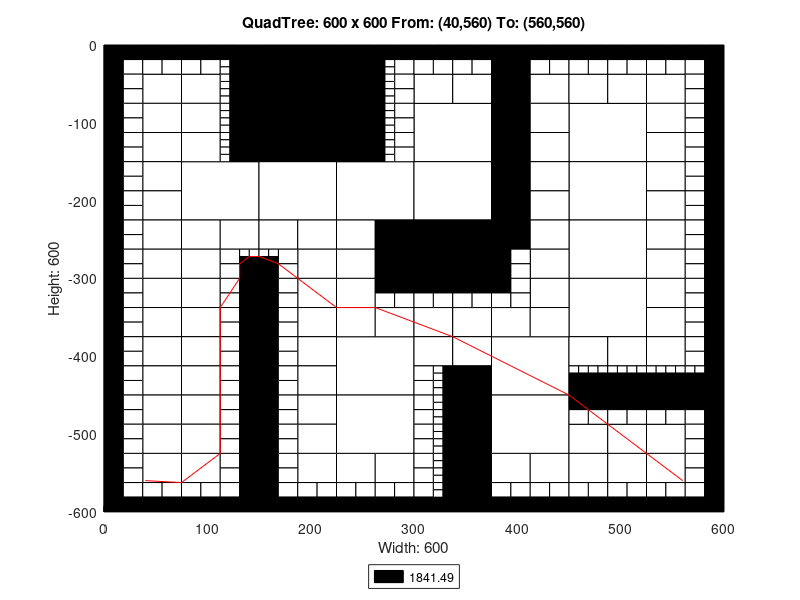

Source code (MATLAB):
axis([0 600 -600 0]);
title('QuadTree: 600 x 600 From: (40,560) To: (560,560)');
xlabel('Width: 600');
ylabel('Height: 600');
rectangle('Position',[150 -75 75 75], 'FaceColor',[0 0 0]);
rectangle('Position',[150 -150 75 75], 'FaceColor',[0 0 0]);
rectangle('Position',[75 -225 75 75], 'FaceColor',[1 1 1]);
rectangle('Position',[150 -225 75 75], 'FaceColor',[1 1 1]);
rectangle('Position',[225 -225 75 75], 'FaceColor',[1 1 1]);
rectangle('Position',[300 -150 75 75], 'FaceColor',[1 1 1]);
rectangle('Position',[450 -150 75 75], 'FaceColor',[1 1 1]);
rectangle('Position',[300 -225 75 75], 'FaceColor',[1 1 1]);
rectangle('Position',[300 -300 75 75], 'FaceColor',[0 0 0]);
rectangle('Position',[450 -225 75 75], 'FaceColor',[1 1 1]);
rectangle('Position',[450 -300 75 75], 'FaceColor',[1 1 1]);
rectangle('Position',[225 -450 75 75], 'FaceColor',[1 1 1]);
rectangle('Position',[225 -525 75 75], 'FaceColor',[1 1 1]);
rectangle('Position',[375 -450 75 75], 'FaceColor',[1 1 1]);
rectangle('Position',[450 -375 75 75], 'FaceColor',[1 1 1]);
rectangle('Position',[375 -525 75 75], 'FaceColor',[1 1 1]);
rectangle('Position',[37.5 -75 37.5 37.5], 'FaceColor',[1 1 1]);
rectangle('Position',[75 -75 37.5 37.5], 'FaceColor',[1 1 1]);
rectangle('Position',[37.5 -112.5 37.5 37.5], 'FaceColor',[1 1 1]);
rectangle('Position',[37.5 -150 37.5 37.5], 'FaceColor',[1 1 1]);
rectangle('Position',[75 -112.5 37.5 37.5], 'FaceColor',[1 1 1]);
rectangle('Position',[75 -150 37.5 37.5], 'FaceColor',[1 1 1]);
rectangle('Position',[225 -37.5 37.5 37.5], 'FaceColor',[0 0 0]);
rectangle('Position',[225 -75 37.5 37.5], 'FaceColor',[0 0 0]);
rectangle('Position',[225 -112.5 37.5 37.5], 'FaceColor',[0 0 0]);
rectangle('Position',[225 -150 37.5 37.5], 'FaceColor',[0 0 0]);
rectangle('Position',[37.5 -187.5 37.5 37.5], 'FaceColor',[1 1 1]);
rectangle('Position',[37.5 -225 37.5 37.5], 'FaceColor',[1 1 1]);
rectangle('Position',[37.5 -262.5 37.5 37.5], 'FaceColor',[1 1 1]);
rectangle('Position',[37.5 -300 37.5 37.5], 'FaceColor',[1 1 1]);
rectangle('Position',[75 -262.5 37.5 37.5], 'FaceColor',[1 1 1]);
rectangle('Position',[112.5 -262.5 37.5 37.5], 'FaceColor',[1 1 1]);
rectangle('Position',[75 -300 37.5 37.5], 'FaceColor',[1 1 1]);
rectangle('Position',[150 -262.5 37.5 37.5], 'FaceColor',[1 1 1]);
rectangle('Position',[187.5 -262.5 37.5 37.5], 'FaceColor',[1 1 1]);
rectangle('Position',[187.5 -300 37.5 37.5], 'FaceColor',[1 1 1]);
rectangle('Position',[225 -262.5 37.5 37.5], 'FaceColor',[1 1 1]);
rectangle('Position',[262.5 -262.5 37.5 37.5], 'FaceColor',[0 0 0]);
rectangle('Position',[225 -300 37.5 37.5], 'FaceColor',[1 1 1]);
rectangle('Position',[262.5 -300 37.5 37.5], 'FaceColor',[0 0 0]);
rectangle('Position',[300 -75 37.5 37.5], 'FaceColor',[1 1 1]);
rectangle('Position',[337.5 -75 37.5 37.5], 'FaceColor',[1 1 1]);
rectangle('Position',[375 -37.5 37.5 37.5], 'FaceColor',[0 0 0]);
rectangle('Position',[375 -75 37.5 37.5], 'FaceColor',[0 0 0]);
rectangle('Position',[412.5 -75 37.5 37.5], 'FaceColor',[1 1 1]);
rectangle('Position',[375 -112.5 37.5 37.5], 'FaceColor',[0 0 0]);
rectangle('Position',[412.5 -112.5 37.5 37.5], 'FaceColor',[1 1 1]);
rectangle('Position',[375 -150 37.5 37.5], 'FaceColor',[0 0 0]);
rectangle('Position',[412.5 -150 37.5 37.5], 'FaceColor',[1 1 1]);
rectangle('Position',[450 -75 37.5 37.5], 'FaceColor',[1 1 1]);
rectangle('Position',[487.5 -75 37.5 37.5], 'FaceColor',[1 1 1]);
rectangle('Position',[525 -75 37.5 37.5], 'FaceColor',[1 1 1]);
rectangle('Position',[525 -112.5 37.5 37.5], 'FaceColor',[1 1 1]);
rectangle('Position',[525 -150 37.5 37.5], 'FaceColor',[1 1 1]);
rectangle('Position',[375 -187.5 37.5 37.5], 'FaceColor',[0 0 0]);
rectangle('Position',[412.5 -187.5 37.5 37.5], 'FaceColor',[1 1 1]);
rectangle('Position',[375 -225 37.5 37.5], 'FaceColor',[0 0 0]);
rectangle('Position',[412.5 -225 37.5 37.5], 'FaceColor',[1 1 1]);
rectangle('Position',[375 -262.5 37.5 37.5], 'FaceColor',[0 0 0]);
rectangle('Position',[412.5 -262.5 37.5 37.5], 'FaceColor',[1 1 1]);
rectangle('Position',[412.5 -300 37.5 37.5], 'FaceColor',[1 1 1]);
rectangle('Position',[525 -187.5 37.5 37.5], 'FaceColor',[1 1 1]);
rectangle('Position',[525 -225 37.5 37.5], 'FaceColor',[1 1 1]);
rectangle('Position',[525 -262.5 37.5 37.5], 'FaceColor',[1 1 1]);
rectangle('Position',[525 -300 37.5 37.5], 'FaceColor',[1 1 1]);
rectangle('Position',[37.5 -337.5 37.5 37.5], 'FaceColor',[1 1 1]);
rectangle('Position',[37.5 -375 37.5 37.5], 'FaceColor',[1 1 1]);
rectangle('Position',[75 -337.5 37.5 37.5], 'FaceColor',[1 1 1]);
rectangle('Position',[75 -375 37.5 37.5], 'FaceColor',[1 1 1]);
rectangle('Position',[37.5 -412.5 37.5 37.5], 'FaceColor',[1 1 1]);
rectangle('Position',[37.5 -450 37.5 37.5], 'FaceColor',[1 1 1]);
rectangle('Position',[75 -412.5 37.5 37.5], 'FaceColor',[1 1 1]);
rectangle('Position',[75 -450 37.5 37.5], 'FaceColor',[1 1 1]);
rectangle('Position',[187.5 -337.5 37.5 37.5], 'FaceColor',[1 1 1]);
rectangle('Position',[187.5 -375 37.5 37.5], 'FaceColor',[1 1 1]);
rectangle('Position',[225 -337.5 37.5 37.5], 'FaceColor',[1 1 1]);
rectangle('Position',[225 -375 37.5 37.5], 'FaceColor',[1 1 1]);
rectangle('Position',[262.5 -375 37.5 37.5], 'FaceColor',[1 1 1]);
rectangle('Position',[187.5 -412.5 37.5 37.5], 'FaceColor',[1 1 1]);
rectangle('Position',[187.5 -450 37.5 37.5], 'FaceColor',[1 1 1]);
rectangle('Position',[37.5 -487.5 37.5 37.5], 'FaceColor',[1 1 1]);
rectangle('Position',[37.5 -525 37.5 37.5], 'FaceColor',[1 1 1]);
rectangle('Position',[75 -487.5 37.5 37.5], 'FaceColor',[1 1 1]);
rectangle('Position',[75 -525 37.5 37.5], 'FaceColor',[1 1 1]);
rectangle('Position',[37.5 -562.5 37.5 37.5], 'FaceColor',[1 1 1]);
rectangle('Position',[75 -562.5 37.5 37.5], 'FaceColor',[1 1 1]);
rectangle('Position',[187.5 -487.5 37.5 37.5], 'FaceColor',[1 1 1]);
rectangle('Position',[187.5 -525 37.5 37.5], 'FaceColor',[1 1 1]);
rectangle('Position',[187.5 -562.5 37.5 37.5], 'FaceColor',[1 1 1]);
rectangle('Position',[225 -562.5 37.5 37.5], 'FaceColor',[1 1 1]);
rectangle('Position',[262.5 -562.5 37.5 37.5], 'FaceColor',[1 1 1]);
rectangle('Position',[300 -375 37.5 37.5], 'FaceColor',[1 1 1]);
rectangle('Position',[337.5 -375 37.5 37.5], 'FaceColor',[1 1 1]);
rectangle('Position',[412.5 -337.5 37.5 37.5], 'FaceColor',[1 1 1]);
rectangle('Position',[375 -375 37.5 37.5], 'FaceColor',[1 1 1]);
rectangle('Position',[412.5 -375 37.5 37.5], 'FaceColor',[1 1 1]);
rectangle('Position',[300 -412.5 37.5 37.5], 'FaceColor',[1 1 1]);
rectangle('Position',[337.5 -412.5 37.5 37.5], 'FaceColor',[1 1 1]);
rectangle('Position',[337.5 -450 37.5 37.5], 'FaceColor',[0 0 0]);
rectangle('Position',[525 -337.5 37.5 37.5], 'FaceColor',[1 1 1]);
rectangle('Position',[525 -375 37.5 37.5], 'FaceColor',[1 1 1]);
rectangle('Position',[450 -412.5 37.5 37.5], 'FaceColor',[1 1 1]);
rectangle('Position',[487.5 -412.5 37.5 37.5], 'FaceColor',[1 1 1]);
rectangle('Position',[525 -412.5 37.5 37.5], 'FaceColor',[1 1 1]);
rectangle('Position',[337.5 -487.5 37.5 37.5], 'FaceColor',[0 0 0]);
rectangle('Position',[337.5 -525 37.5 37.5], 'FaceColor',[0 0 0]);
rectangle('Position',[337.5 -562.5 37.5 37.5], 'FaceColor',[0 0 0]);
rectangle('Position',[337.5 -600 37.5 37.5], 'FaceColor',[0 0 0]);
rectangle('Position',[375 -562.5 37.5 37.5], 'FaceColor',[1 1 1]);
rectangle('Position',[412.5 -562.5 37.5 37.5], 'FaceColor',[1 1 1]);
rectangle('Position',[450 -525 37.5 37.5], 'FaceColor',[1 1 1]);
rectangle('Position',[487.5 -525 37.5 37.5], 'FaceColor',[1 1 1]);
rectangle('Position',[525 -525 37.5 37.5], 'FaceColor',[1 1 1]);
rectangle('Position',[450 -562.5 37.5 37.5], 'FaceColor',[1 1 1]);
rectangle('Position',[487.5 -562.5 37.5 37.5], 'FaceColor',[1 1 1]);
rectangle('Position',[525 -562.5 37.5 37.5], 'FaceColor',[1 1 1]);
rectangle('Position',[0 -18.75 18.75 18.75], 'FaceColor',[0 0 0]);
rectangle('Position',[18.75 -18.75 18.75 18.75], 'FaceColor',[0 0 0]);
rectangle('Position',[0 -37.5 18.75 18.75], 'FaceColor',[0 0 0]);
rectangle('Position',[18.75 -37.5 18.75 18.75], 'FaceColor',[1 1 1]);
rectangle('Position',[37.5 -18.75 18.75 18.75], 'FaceColor',[0 0 0]);
rectangle('Position',[56.25 -18.75 18.75 18.75], 'FaceColor',[0 0 0]);
rectangle('Position',[37.5 -37.5 18.75 18.75], 'FaceColor',[1 1 1]);
rectangle('Position',[56.25 -37.5 18.75 18.75], 'FaceColor',[1 1 1]);
rectangle('Position',[0 -56.25 18.75 18.75], 'FaceColor',[0 0 0]);
rectangle('Position',[18.75 -56.25 18.75 18.75], 'FaceColor',[1 1 1]);
rectangle('Position',[0 -75 18.75 18.75], 'FaceColor',[0 0 0]);
rectangle('Position',[18.75 -75 18.75 18.75], 'FaceColor',[1 1 1]);
rectangle('Position',[75 -18.75 18.75 18.75], 'FaceColor',[0 0 0]);
rectangle('Position',[93.75 -18.75 18.75 18.75], 'FaceColor',[0 0 0]);
rectangle('Position',[75 -37.5 18.75 18.75], 'FaceColor',[1 1 1]);
rectangle('Position',[93.75 -37.5 18.75 18.75], 'FaceColor',[1 1 1]);
rectangle('Position',[112.5 -18.75 18.75 18.75], 'FaceColor',[0 0 0]);
rectangle('Position',[131.25 -18.75 18.75 18.75], 'FaceColor',[0 0 0]);
rectangle('Position',[131.25 -37.5 18.75 18.75], 'FaceColor',[0 0 0]);
rectangle('Position',[131.25 -56.25 18.75 18.75], 'FaceColor',[0 0 0]);
rectangle('Position',[131.25 -75 18.75 18.75], 'FaceColor',[0 0 0]);
rectangle('Position',[0 -93.75 18.75 18.75], 'FaceColor',[0 0 0]);
rectangle('Position',[18.75 -93.75 18.75 18.75], 'FaceColor',[1 1 1]);
rectangle('Position',[0 -112.5 18.75 18.75], 'FaceColor',[0 0 0]);
rectangle('Position',[18.75 -112.5 18.75 18.75], 'FaceColor',[1 1 1]);
rectangle('Position',[0 -131.25 18.75 18.75], 'FaceColor',[0 0 0]);
rectangle('Position',[18.75 -131.25 18.75 18.75], 'FaceColor',[1 1 1]);
rectangle('Position',[0 -150 18.75 18.75], 'FaceColor',[0 0 0]);
rectangle('Position',[18.75 -150 18.75 18.75], 'FaceColor',[1 1 1]);
rectangle('Position',[131.25 -93.75 18.75 18.75], 'FaceColor',[0 0 0]);
rectangle('Position',[131.25 -112.5 18.75 18.75], 'FaceColor',[0 0 0]);
rectangle('Position',[131.25 -131.25 18.75 18.75], 'FaceColor',[0 0 0]);
rectangle('Position',[131.25 -150 18.75 18.75], 'FaceColor',[0 0 0]);
rectangle('Position',[262.5 -18.75 18.75 18.75], 'FaceColor',[0 0 0]);
rectangle('Position',[281.25 -18.75 18.75 18.75], 'FaceColor',[0 0 0]);
rectangle('Position',[281.25 -37.5 18.75 18.75], 'FaceColor',[1 1 1]);
rectangle('Position',[281.25 -56.25 18.75 18.75], 'FaceColor',[1 1 1]);
rectangle('Position',[281.25 -75 18.75 18.75], 'FaceColor',[1 1 1]);
rectangle('Position',[281.25 -93.75 18.75 18.75], 'FaceColor',[1 1 1]);
rectangle('Position',[281.25 -112.5 18.75 18.75], 'FaceColor',[1 1 1]);
rectangle('Position',[281.25 -131.25 18.75 18.75], 'FaceColor',[1 1 1]);
rectangle('Position',[281.25 -150 18.75 18.75], 'FaceColor',[1 1 1]);
rectangle('Position',[0 -168.75 18.75 18.75], 'FaceColor',[0 0 0]);
rectangle('Position',[18.75 -168.75 18.75 18.75], 'FaceColor',[1 1 1]);
rectangle('Position',[0 -187.5 18.75 18.75], 'FaceColor',[0 0 0]);
rectangle('Position',[18.75 -187.5 18.75 18.75], 'FaceColor',[1 1 1]);
rectangle('Position',[0 -206.25 18.75 18.75], 'FaceColor',[0 0 0]);
rectangle('Position',[18.75 -206.25 18.75 18.75], 'FaceColor',[1 1 1]);
rectangle('Position',[0 -225 18.75 18.75], 'FaceColor',[0 0 0]);
rectangle('Position',[18.75 -225 18.75 18.75], 'FaceColor',[1 1 1]);
rectangle('Position',[0 -243.75 18.75 18.75], 'FaceColor',[0 0 0]);
rectangle('Position',[18.75 -243.75 18.75 18.75], 'FaceColor',[1 1 1]);
rectangle('Position',[0 -262.5 18.75 18.75], 'FaceColor',[0 0 0]);
rectangle('Position',[18.75 -262.5 18.75 18.75], 'FaceColor',[1 1 1]);
rectangle('Position',[0 -281.25 18.75 18.75], 'FaceColor',[0 0 0]);
rectangle('Position',[18.75 -281.25 18.75 18.75], 'FaceColor',[1 1 1]);
rectangle('Position',[0 -300 18.75 18.75], 'FaceColor',[0 0 0]);
rectangle('Position',[18.75 -300 18.75 18.75], 'FaceColor',[1 1 1]);
rectangle('Position',[112.5 -281.25 18.75 18.75], 'FaceColor',[1 1 1]);
rectangle('Position',[112.5 -300 18.75 18.75], 'FaceColor',[1 1 1]);
rectangle('Position',[131.25 -300 18.75 18.75], 'FaceColor',[0 0 0]);
rectangle('Position',[168.75 -281.25 18.75 18.75], 'FaceColor',[1 1 1]);
rectangle('Position',[150 -300 18.75 18.75], 'FaceColor',[0 0 0]);
rectangle('Position',[168.75 -300 18.75 18.75], 'FaceColor',[1 1 1]);
rectangle('Position',[300 -18.75 18.75 18.75], 'FaceColor',[0 0 0]);
rectangle('Position',[318.75 -18.75 18.75 18.75], 'FaceColor',[0 0 0]);
rectangle('Position',[300 -37.5 18.75 18.75], 'FaceColor',[1 1 1]);
rectangle('Position',[318.75 -37.5 18.75 18.75], 'FaceColor',[1 1 1]);
rectangle('Position',[337.5 -18.75 18.75 18.75], 'FaceColor',[0 0 0]);
rectangle('Position',[356.25 -18.75 18.75 18.75], 'FaceColor',[0 0 0]);
rectangle('Position',[337.5 -37.5 18.75 18.75], 'FaceColor',[1 1 1]);
rectangle('Position',[356.25 -37.5 18.75 18.75], 'FaceColor',[1 1 1]);
rectangle('Position',[412.5 -18.75 18.75 18.75], 'FaceColor',[0 0 0]);
rectangle('Position',[431.25 -18.75 18.75 18.75], 'FaceColor',[0 0 0]);
rectangle('Position',[412.5 -37.5 18.75 18.75], 'FaceColor',[1 1 1]);
rectangle('Position',[431.25 -37.5 18.75 18.75], 'FaceColor',[1 1 1]);
rectangle('Position',[450 -18.75 18.75 18.75], 'FaceColor',[0 0 0]);
rectangle('Position',[468.75 -18.75 18.75 18.75], 'FaceColor',[0 0 0]);
rectangle('Position',[450 -37.5 18.75 18.75], 'FaceColor',[1 1 1]);
rectangle('Position',[468.75 -37.5 18.75 18.75], 'FaceColor',[1 1 1]);
rectangle('Position',[487.5 -18.75 18.75 18.75], 'FaceColor',[0 0 0]);
rectangle('Position',[506.25 -18.75 18.75 18.75], 'FaceColor',[0 0 0]);
rectangle('Position',[487.5 -37.5 18.75 18.75], 'FaceColor',[1 1 1]);
rectangle('Position',[506.25 -37.5 18.75 18.75], 'FaceColor',[1 1 1]);
rectangle('Position',[525 -18.75 18.75 18.75], 'FaceColor',[0 0 0]);
rectangle('Position',[543.75 -18.75 18.75 18.75], 'FaceColor',[0 0 0]);
rectangle('Position',[525 -37.5 18.75 18.75], 'FaceColor',[1 1 1]);
rectangle('Position',[543.75 -37.5 18.75 18.75], 'FaceColor',[1 1 1]);
rectangle('Position',[562.5 -18.75 18.75 18.75], 'FaceColor',[0 0 0]);
rectangle('Position',[581.25 -18.75 18.75 18.75], 'FaceColor',[0 0 0]);
rectangle('Position',[562.5 -37.5 18.75 18.75], 'FaceColor',[1 1 1]);
rectangle('Position',[581.25 -37.5 18.75 18.75], 'FaceColor',[0 0 0]);
rectangle('Position',[562.5 -56.25 18.75 18.75], 'FaceColor',[1 1 1]);
rectangle('Position',[581.25 -56.25 18.75 18.75], 'FaceColor',[0 0 0]);
rectangle('Position',[562.5 -75 18.75 18.75], 'FaceColor',[1 1 1]);
rectangle('Position',[581.25 -75 18.75 18.75], 'FaceColor',[0 0 0]);
rectangle('Position',[562.5 -93.75 18.75 18.75], 'FaceColor',[1 1 1]);
rectangle('Position',[581.25 -93.75 18.75 18.75], 'FaceColor',[0 0 0]);
rectangle('Position',[562.5 -112.5 18.75 18.75], 'FaceColor',[1 1 1]);
rectangle('Position',[581.25 -112.5 18.75 18.75], 'FaceColor',[0 0 0]);
rectangle('Position',[562.5 -131.25 18.75 18.75], 'FaceColor',[1 1 1]);
rectangle('Position',[581.25 -131.25 18.75 18.75], 'FaceColor',[0 0 0]);
rectangle('Position',[562.5 -150 18.75 18.75], 'FaceColor',[1 1 1]);
rectangle('Position',[581.25 -150 18.75 18.75], 'FaceColor',[0 0 0]);
rectangle('Position',[375 -281.25 18.75 18.75], 'FaceColor',[0 0 0]);
rectangle('Position',[393.75 -281.25 18.75 18.75], 'FaceColor',[1 1 1]);
rectangle('Position',[375 -300 18.75 18.75], 'FaceColor',[0 0 0]);
rectangle('Position',[393.75 -300 18.75 18.75], 'FaceColor',[1 1 1]);
rectangle('Position',[562.5 -168.75 18.75 18.75], 'FaceColor',[1 1 1]);
rectangle('Position',[581.25 -168.75 18.75 18.75], 'FaceColor',[0 0 0]);
rectangle('Position',[562.5 -187.5 18.75 18.75], 'FaceColor',[1 1 1]);
rectangle('Position',[581.25 -187.5 18.75 18.75], 'FaceColor',[0 0 0]);
rectangle('Position',[562.5 -206.25 18.75 18.75], 'FaceColor',[1 1 1]);
rectangle('Position',[581.25 -206.25 18.75 18.75], 'FaceColor',[0 0 0]);
rectangle('Position',[562.5 -225 18.75 18.75], 'FaceColor',[1 1 1]);
rectangle('Position',[581.25 -225 18.75 18.75], 'FaceColor',[0 0 0]);
rectangle('Position',[562.5 -243.75 18.75 18.75], 'FaceColor',[1 1 1]);
rectangle('Position',[581.25 -243.75 18.75 18.75], 'FaceColor',[0 0 0]);
rectangle('Position',[562.5 -262.5 18.75 18.75], 'FaceColor',[1 1 1]);
rectangle('Position',[581.25 -262.5 18.75 18.75], 'FaceColor',[0 0 0]);
rectangle('Position',[562.5 -281.25 18.75 18.75], 'FaceColor',[1 1 1]);
rectangle('Position',[581.25 -281.25 18.75 18.75], 'FaceColor',[0 0 0]);
rectangle('Position',[562.5 -300 18.75 18.75], 'FaceColor',[1 1 1]);
rectangle('Position',[581.25 -300 18.75 18.75], 'FaceColor',[0 0 0]);
rectangle('Position',[0 -318.75 18.75 18.75], 'FaceColor',[0 0 0]);
rectangle('Position',[18.75 -318.75 18.75 18.75], 'FaceColor',[1 1 1]);
rectangle('Position',[0 -337.5 18.75 18.75], 'FaceColor',[0 0 0]);
rectangle('Position',[18.75 -337.5 18.75 18.75], 'FaceColor',[1 1 1]);
rectangle('Position',[0 -356.25 18.75 18.75], 'FaceColor',[0 0 0]);
rectangle('Position',[18.75 -356.25 18.75 18.75], 'FaceColor',[1 1 1]);
rectangle('Position',[0 -375 18.75 18.75], 'FaceColor',[0 0 0]);
rectangle('Position',[18.75 -375 18.75 18.75], 'FaceColor',[1 1 1]);
rectangle('Position',[112.5 -318.75 18.75 18.75], 'FaceColor',[1 1 1]);
rectangle('Position',[131.25 -318.75 18.75 18.75], 'FaceColor',[0 0 0]);
rectangle('Position',[112.5 -337.5 18.75 18.75], 'FaceColor',[1 1 1]);
rectangle('Position',[131.25 -337.5 18.75 18.75], 'FaceColor',[0 0 0]);
rectangle('Position',[112.5 -356.25 18.75 18.75], 'FaceColor',[1 1 1]);
rectangle('Position',[131.25 -356.25 18.75 18.75], 'FaceColor',[0 0 0]);
rectangle('Position',[112.5 -375 18.75 18.75], 'FaceColor',[1 1 1]);
rectangle('Position',[131.25 -375 18.75 18.75], 'FaceColor',[0 0 0]);
rectangle('Position',[0 -393.75 18.75 18.75], 'FaceColor',[0 0 0]);
rectangle('Position',[18.75 -393.75 18.75 18.75], 'FaceColor',[1 1 1]);
rectangle('Position',[0 -412.5 18.75 18.75], 'FaceColor',[0 0 0]);
rectangle('Position',[18.75 -412.5 18.75 18.75], 'FaceColor',[1 1 1]);
rectangle('Position',[0 -431.25 18.75 18.75], 'FaceColor',[0 0 0]);
rectangle('Position',[18.75 -431.25 18.75 18.75], 'FaceColor',[1 1 1]);
rectangle('Position',[0 -450 18.75 18.75], 'FaceColor',[0 0 0]);
rectangle('Position',[18.75 -450 18.75 18.75], 'FaceColor',[1 1 1]);
rectangle('Position',[112.5 -393.75 18.75 18.75], 'FaceColor',[1 1 1]);
rectangle('Position',[131.25 -393.75 18.75 18.75], 'FaceColor',[0 0 0]);
rectangle('Position',[112.5 -412.5 18.75 18.75], 'FaceColor',[1 1 1]);
rectangle('Position',[131.25 -412.5 18.75 18.75], 'FaceColor',[0 0 0]);
rectangle('Position',[112.5 -431.25 18.75 18.75], 'FaceColor',[1 1 1]);
rectangle('Position',[131.25 -431.25 18.75 18.75], 'FaceColor',[0 0 0]);
rectangle('Position',[112.5 -450 18.75 18.75], 'FaceColor',[1 1 1]);
rectangle('Position',[131.25 -450 18.75 18.75], 'FaceColor',[0 0 0]);
rectangle('Position',[150 -318.75 18.75 18.75], 'FaceColor',[0 0 0]);
rectangle('Position',[168.75 -318.75 18.75 18.75], 'FaceColor',[1 1 1]);
rectangle('Position',[150 -337.5 18.75 18.75], 'FaceColor',[0 0 0]);
rectangle('Position',[168.75 -337.5 18.75 18.75], 'FaceColor',[1 1 1]);
rectangle('Position',[150 -356.25 18.75 18.75], 'FaceColor',[0 0 0]);
rectangle('Position',[168.75 -356.25 18.75 18.75], 'FaceColor',[1 1 1]);
rectangle('Position',[150 -375 18.75 18.75], 'FaceColor',[0 0 0]);
rectangle('Position',[168.75 -375 18.75 18.75], 'FaceColor',[1 1 1]);
rectangle('Position',[262.5 -318.75 18.75 18.75], 'FaceColor',[0 0 0]);
rectangle('Position',[281.25 -318.75 18.75 18.75], 'FaceColor',[0 0 0]);
rectangle('Position',[262.5 -337.5 18.75 18.75], 'FaceColor',[1 1 1]);
rectangle('Position',[281.25 -337.5 18.75 18.75], 'FaceColor',[1 1 1]);
rectangle('Position',[150 -393.75 18.75 18.75], 'FaceColor',[0 0 0]);
rectangle('Position',[168.75 -393.75 18.75 18.75], 'FaceColor',[1 1 1]);
rectangle('Position',[150 -412.5 18.75 18.75], 'FaceColor',[0 0 0]);
rectangle('Position',[168.75 -412.5 18.75 18.75], 'FaceColor',[1 1 1]);
rectangle('Position',[150 -431.25 18.75 18.75], 'FaceColor',[0 0 0]);
rectangle('Position',[168.75 -431.25 18.75 18.75], 'FaceColor',[1 1 1]);
rectangle('Position',[150 -450 18.75 18.75], 'FaceColor',[0 0 0]);
rectangle('Position',[168.75 -450 18.75 18.75], 'FaceColor',[1 1 1]);
rectangle('Position',[0 -468.75 18.75 18.75], 'FaceColor',[0 0 0]);
rectangle('Position',[18.75 -468.75 18.75 18.75], 'FaceColor',[1 1 1]);
rectangle('Position',[0 -487.5 18.75 18.75], 'FaceColor',[0 0 0]);
rectangle('Position',[18.75 -487.5 18.75 18.75], 'FaceColor',[1 1 1]);
rectangle('Position',[0 -506.25 18.75 18.75], 'FaceColor',[0 0 0]);
rectangle('Position',[18.75 -506.25 18.75 18.75], 'FaceColor',[1 1 1]);
rectangle('Position',[0 -525 18.75 18.75], 'FaceColor',[0 0 0]);
rectangle('Position',[18.75 -525 18.75 18.75], 'FaceColor',[1 1 1]);
rectangle('Position',[112.5 -468.75 18.75 18.75], 'FaceColor',[1 1 1]);
rectangle('Position',[131.25 -468.75 18.75 18.75], 'FaceColor',[0 0 0]);
rectangle('Position',[112.5 -487.5 18.75 18.75], 'FaceColor',[1 1 1]);
rectangle('Position',[131.25 -487.5 18.75 18.75], 'FaceColor',[0 0 0]);
rectangle('Position',[112.5 -506.25 18.75 18.75], 'FaceColor',[1 1 1]);
rectangle('Position',[131.25 -506.25 18.75 18.75], 'FaceColor',[0 0 0]);
rectangle('Position',[112.5 -525 18.75 18.75], 'FaceColor',[1 1 1]);
rectangle('Position',[131.25 -525 18.75 18.75], 'FaceColor',[0 0 0]);
rectangle('Position',[0 -543.75 18.75 18.75], 'FaceColor',[0 0 0]);
rectangle('Position',[18.75 -543.75 18.75 18.75], 'FaceColor',[1 1 1]);
rectangle('Position',[0 -562.5 18.75 18.75], 'FaceColor',[0 0 0]);
rectangle('Position',[18.75 -562.5 18.75 18.75], 'FaceColor',[1 1 1]);
rectangle('Position',[0 -581.25 18.75 18.75], 'FaceColor',[0 0 0]);
rectangle('Position',[18.75 -581.25 18.75 18.75], 'FaceColor',[1 1 1]);
rectangle('Position',[0 -600 18.75 18.75], 'FaceColor',[0 0 0]);
rectangle('Position',[18.75 -600 18.75 18.75], 'FaceColor',[0 0 0]);
rectangle('Position',[37.5 -581.25 18.75 18.75], 'FaceColor',[1 1 1]);
rectangle('Position',[56.25 -581.25 18.75 18.75], 'FaceColor',[1 1 1]);
rectangle('Position',[37.5 -600 18.75 18.75], 'FaceColor',[0 0 0]);
rectangle('Position',[56.25 -600 18.75 18.75], 'FaceColor',[0 0 0]);
rectangle('Position',[112.5 -543.75 18.75 18.75], 'FaceColor',[1 1 1]);
rectangle('Position',[131.25 -543.75 18.75 18.75], 'FaceColor',[0 0 0]);
rectangle('Position',[112.5 -562.5 18.75 18.75], 'FaceColor',[1 1 1]);
rectangle('Position',[131.25 -562.5 18.75 18.75], 'FaceColor',[0 0 0]);
rectangle('Position',[75 -581.25 18.75 18.75], 'FaceColor',[1 1 1]);
rectangle('Position',[93.75 -581.25 18.75 18.75], 'FaceColor',[1 1 1]);
rectangle('Position',[75 -600 18.75 18.75], 'FaceColor',[0 0 0]);
rectangle('Position',[93.75 -600 18.75 18.75], 'FaceColor',[0 0 0]);
rectangle('Position',[112.5 -581.25 18.75 18.75], 'FaceColor',[1 1 1]);
rectangle('Position',[131.25 -581.25 18.75 18.75], 'FaceColor',[0 0 0]);
rectangle('Position',[112.5 -600 18.75 18.75], 'FaceColor',[0 0 0]);
rectangle('Position',[131.25 -600 18.75 18.75], 'FaceColor',[0 0 0]);
rectangle('Position',[150 -468.75 18.75 18.75], 'FaceColor',[0 0 0]);
rectangle('Position',[168.75 -468.75 18.75 18.75], 'FaceColor',[1 1 1]);
rectangle('Position',[150 -487.5 18.75 18.75], 'FaceColor',[0 0 0]);
rectangle('Position',[168.75 -487.5 18.75 18.75], 'FaceColor',[1 1 1]);
rectangle('Position',[150 -506.25 18.75 18.75], 'FaceColor',[0 0 0]);
rectangle('Position',[168.75 -506.25 18.75 18.75], 'FaceColor',[1 1 1]);
rectangle('Position',[150 -525 18.75 18.75], 'FaceColor',[0 0 0]);
rectangle('Position',[168.75 -525 18.75 18.75], 'FaceColor',[1 1 1]);
rectangle('Position',[150 -543.75 18.75 18.75], 'FaceColor',[0 0 0]);
rectangle('Position',[168.75 -543.75 18.75 18.75], 'FaceColor',[1 1 1]);
rectangle('Position',[150 -562.5 18.75 18.75], 'FaceColor',[0 0 0]);
rectangle('Position',[168.75 -562.5 18.75 18.75], 'FaceColor',[1 1 1]);
rectangle('Position',[150 -581.25 18.75 18.75], 'FaceColor',[0 0 0]);
rectangle('Position',[168.75 -581.25 18.75 18.75], 'FaceColor',[1 1 1]);
rectangle('Position',[150 -600 18.75 18.75], 'FaceColor',[0 0 0]);
rectangle('Position',[168.75 -600 18.75 18.75], 'FaceColor',[0 0 0]);
rectangle('Position',[187.5 -581.25 18.75 18.75], 'FaceColor',[1 1 1]);
rectangle('Position',[206.25 -581.25 18.75 18.75], 'FaceColor',[1 1 1]);
rectangle('Position',[187.5 -600 18.75 18.75], 'FaceColor',[0 0 0]);
rectangle('Position',[206.25 -600 18.75 18.75], 'FaceColor',[0 0 0]);
rectangle('Position',[225 -581.25 18.75 18.75], 'FaceColor',[1 1 1]);
rectangle('Position',[243.75 -581.25 18.75 18.75], 'FaceColor',[1 1 1]);
rectangle('Position',[225 -600 18.75 18.75], 'FaceColor',[0 0 0]);
rectangle('Position',[243.75 -600 18.75 18.75], 'FaceColor',[0 0 0]);
rectangle('Position',[262.5 -581.25 18.75 18.75], 'FaceColor',[1 1 1]);
rectangle('Position',[281.25 -581.25 18.75 18.75], 'FaceColor',[1 1 1]);
rectangle('Position',[262.5 -600 18.75 18.75], 'FaceColor',[0 0 0]);
rectangle('Position',[281.25 -600 18.75 18.75], 'FaceColor',[0 0 0]);
rectangle('Position',[300 -318.75 18.75 18.75], 'FaceColor',[0 0 0]);
rectangle('Position',[318.75 -318.75 18.75 18.75], 'FaceColor',[0 0 0]);
rectangle('Position',[300 -337.5 18.75 18.75], 'FaceColor',[1 1 1]);
rectangle('Position',[318.75 -337.5 18.75 18.75], 'FaceColor',[1 1 1]);
rectangle('Position',[337.5 -318.75 18.75 18.75], 'FaceColor',[0 0 0]);
rectangle('Position',[356.25 -318.75 18.75 18.75], 'FaceColor',[0 0 0]);
rectangle('Position',[337.5 -337.5 18.75 18.75], 'FaceColor',[1 1 1]);
rectangle('Position',[356.25 -337.5 18.75 18.75], 'FaceColor',[1 1 1]);
rectangle('Position',[375 -318.75 18.75 18.75], 'FaceColor',[0 0 0]);
rectangle('Position',[393.75 -318.75 18.75 18.75], 'FaceColor',[1 1 1]);
rectangle('Position',[375 -337.5 18.75 18.75], 'FaceColor',[1 1 1]);
rectangle('Position',[393.75 -337.5 18.75 18.75], 'FaceColor',[1 1 1]);
rectangle('Position',[300 -431.25 18.75 18.75], 'FaceColor',[1 1 1]);
rectangle('Position',[300 -450 18.75 18.75], 'FaceColor',[1 1 1]);
rectangle('Position',[562.5 -318.75 18.75 18.75], 'FaceColor',[1 1 1]);
rectangle('Position',[581.25 -318.75 18.75 18.75], 'FaceColor',[0 0 0]);
rectangle('Position',[562.5 -337.5 18.75 18.75], 'FaceColor',[1 1 1]);
rectangle('Position',[581.25 -337.5 18.75 18.75], 'FaceColor',[0 0 0]);
rectangle('Position',[562.5 -356.25 18.75 18.75], 'FaceColor',[1 1 1]);
rectangle('Position',[581.25 -356.25 18.75 18.75], 'FaceColor',[0 0 0]);
rectangle('Position',[562.5 -375 18.75 18.75], 'FaceColor',[1 1 1]);
rectangle('Position',[581.25 -375 18.75 18.75], 'FaceColor',[0 0 0]);
rectangle('Position',[450 -450 18.75 18.75], 'FaceColor',[0 0 0]);
rectangle('Position',[468.75 -450 18.75 18.75], 'FaceColor',[0 0 0]);
rectangle('Position',[487.5 -450 18.75 18.75], 'FaceColor',[0 0 0]);
rectangle('Position',[506.25 -450 18.75 18.75], 'FaceColor',[0 0 0]);
rectangle('Position',[562.5 -393.75 18.75 18.75], 'FaceColor',[1 1 1]);
rectangle('Position',[581.25 -393.75 18.75 18.75], 'FaceColor',[0 0 0]);
rectangle('Position',[562.5 -412.5 18.75 18.75], 'FaceColor',[1 1 1]);
rectangle('Position',[581.25 -412.5 18.75 18.75], 'FaceColor',[0 0 0]);
rectangle('Position',[525 -450 18.75 18.75], 'FaceColor',[0 0 0]);
rectangle('Position',[543.75 -450 18.75 18.75], 'FaceColor',[0 0 0]);
rectangle('Position',[581.25 -431.25 18.75 18.75], 'FaceColor',[0 0 0]);
rectangle('Position',[562.5 -450 18.75 18.75], 'FaceColor',[0 0 0]);
rectangle('Position',[581.25 -450 18.75 18.75], 'FaceColor',[0 0 0]);
rectangle('Position',[300 -468.75 18.75 18.75], 'FaceColor',[1 1 1]);
rectangle('Position',[300 -487.5 18.75 18.75], 'FaceColor',[1 1 1]);
rectangle('Position',[300 -506.25 18.75 18.75], 'FaceColor',[1 1 1]);
rectangle('Position',[300 -525 18.75 18.75], 'FaceColor',[1 1 1]);
rectangle('Position',[300 -543.75 18.75 18.75], 'FaceColor',[1 1 1]);
rectangle('Position',[300 -562.5 18.75 18.75], 'FaceColor',[1 1 1]);
rectangle('Position',[300 -581.25 18.75 18.75], 'FaceColor',[1 1 1]);
rectangle('Position',[300 -600 18.75 18.75], 'FaceColor',[0 0 0]);
rectangle('Position',[318.75 -600 18.75 18.75], 'FaceColor',[0 0 0]);
rectangle('Position',[375 -581.25 18.75 18.75], 'FaceColor',[1 1 1]);
rectangle('Position',[393.75 -581.25 18.75 18.75], 'FaceColor',[1 1 1]);
rectangle('Position',[375 -600 18.75 18.75], 'FaceColor',[0 0 0]);
rectangle('Position',[393.75 -600 18.75 18.75], 'FaceColor',[0 0 0]);
rectangle('Position',[412.5 -581.25 18.75 18.75], 'FaceColor',[1 1 1]);
rectangle('Position',[431.25 -581.25 18.75 18.75], 'FaceColor',[1 1 1]);
rectangle('Position',[412.5 -600 18.75 18.75], 'FaceColor',[0 0 0]);
rectangle('Position',[431.25 -600 18.75 18.75], 'FaceColor',[0 0 0]);
rectangle('Position',[450 -468.75 18.75 18.75], 'FaceColor',[0 0 0]);
rectangle('Position',[468.75 -468.75 18.75 18.75], 'FaceColor',[0 0 0]);
rectangle('Position',[450 -487.5 18.75 18.75], 'FaceColor',[1 1 1]);
rectangle('Position',[468.75 -487.5 18.75 18.75], 'FaceColor',[1 1 1]);
rectangle('Position',[487.5 -468.75 18.75 18.75], 'FaceColor',[0 0 0]);
rectangle('Position',[506.25 -468.75 18.75 18.75], 'FaceColor',[0 0 0]);
rectangle('Position',[487.5 -487.5 18.75 18.75], 'FaceColor',[1 1 1]);
rectangle('Position',[506.25 -487.5 18.75 18.75], 'FaceColor',[1 1 1]);
rectangle('Position',[525 -468.75 18.75 18.75], 'FaceColor',[0 0 0]);
rectangle('Position',[543.75 -468.75 18.75 18.75], 'FaceColor',[0 0 0]);
rectangle('Position',[525 -487.5 18.75 18.75], 'FaceColor',[1 1 1]);
rectangle('Position',[543.75 -487.5 18.75 18.75], 'FaceColor',[1 1 1]);
rectangle('Position',[562.5 -468.75 18.75 18.75], 'FaceColor',[0 0 0]);
rectangle('Position',[581.25 -468.75 18.75 18.75], 'FaceColor',[0 0 0]);
rectangle('Position',[562.5 -487.5 18.75 18.75], 'FaceColor',[1 1 1]);
rectangle('Position',[581.25 -487.5 18.75 18.75], 'FaceColor',[0 0 0]);
rectangle('Position',[562.5 -506.25 18.75 18.75], 'FaceColor',[1 1 1]);
rectangle('Position',[581.25 -506.25 18.75 18.75], 'FaceColor',[0 0 0]);
rectangle('Position',[562.5 -525 18.75 18.75], 'FaceColor',[1 1 1]);
rectangle('Position',[581.25 -525 18.75 18.75], 'FaceColor',[0 0 0]);
rectangle('Position',[450 -581.25 18.75 18.75], 'FaceColor',[1 1 1]);
rectangle('Position',[468.75 -581.25 18.75 18.75], 'FaceColor',[1 1 1]);
rectangle('Position',[450 -600 18.75 18.75], 'FaceColor',[0 0 0]);
rectangle('Position',[468.75 -600 18.75 18.75], 'FaceColor',[0 0 0]);
rectangle('Position',[487.5 -581.25 18.75 18.75], 'FaceColor',[1 1 1]);
rectangle('Position',[506.25 -581.25 18.75 18.75], 'FaceColor',[1 1 1]);
rectangle('Position',[487.5 -600 18.75 18.75], 'FaceColor',[0 0 0]);
rectangle('Position',[506.25 -600 18.75 18.75], 'FaceColor',[0 0 0]);
rectangle('Position',[562.5 -543.75 18.75 18.75], 'FaceColor',[1 1 1]);
rectangle('Position',[581.25 -543.75 18.75 18.75], 'FaceColor',[0 0 0]);
rectangle('Position',[562.5 -562.5 18.75 18.75], 'FaceColor',[1 1 1]);
rectangle('Position',[581.25 -562.5 18.75 18.75], 'FaceColor',[0 0 0]);
rectangle('Position',[525 -581.25 18.75 18.75], 'FaceColor',[1 1 1]);
rectangle('Position',[543.75 -581.25 18.75 18.75], 'FaceColor',[1 1 1]);
rectangle('Position',[525 -600 18.75 18.75], 'FaceColor',[0 0 0]);
rectangle('Position',[543.75 -600 18.75 18.75], 'FaceColor',[0 0 0]);
rectangle('Position',[562.5 -581.25 18.75 18.75], 'FaceColor',[1 1 1]);
rectangle('Position',[581.25 -581.25 18.75 18.75], 'FaceColor',[0 0 0]);
rectangle('Position',[562.5 -600 18.75 18.75], 'FaceColor',[0 0 0]);
rectangle('Position',[581.25 -600 18.75 18.75], 'FaceColor',[0 0 0]);
rectangle('Position',[112.5 -28.125 9.375 9.375], 'FaceColor',[1 1 1]);
rectangle('Position',[121.875 -28.125 9.375 9.375], 'FaceColor',[0 0 0]);
rectangle('Position',[112.5 -37.5 9.375 9.375], 'FaceColor',[1 1 1]);
rectangle('Position',[121.875 -37.5 9.375 9.375], 'FaceColor',[0 0 0]);
rectangle('Position',[112.5 -46.875 9.375 9.375], 'FaceColor',[1 1 1]);
rectangle('Position',[121.875 -46.875 9.375 9.375], 'FaceColor',[0 0 0]);
rectangle('Position',[112.5 -56.25 9.375 9.375], 'FaceColor',[1 1 1]);
rectangle('Position',[121.875 -56.25 9.375 9.375], 'FaceColor',[0 0 0]);
rectangle('Position',[112.5 -65.625 9.375 9.375], 'FaceColor',[1 1 1]);
rectangle('Position',[121.875 -65.625 9.375 9.375], 'FaceColor',[0 0 0]);
rectangle('Position',[112.5 -75 9.375 9.375], 'FaceColor',[1 1 1]);
rectangle('Position',[121.875 -75 9.375 9.375], 'FaceColor',[0 0 0]);
rectangle('Position',[112.5 -84.375 9.375 9.375], 'FaceColor',[1 1 1]);
rectangle('Position',[121.875 -84.375 9.375 9.375], 'FaceColor',[0 0 0]);
rectangle('Position',[112.5 -93.75 9.375 9.375], 'FaceColor',[1 1 1]);
rectangle('Position',[121.875 -93.75 9.375 9.375], 'FaceColor',[0 0 0]);
rectangle('Position',[112.5 -103.125 9.375 9.375], 'FaceColor',[1 1 1]);
rectangle('Position',[121.875 -103.125 9.375 9.375], 'FaceColor',[0 0 0]);
rectangle('Position',[112.5 -112.5 9.375 9.375], 'FaceColor',[1 1 1]);
rectangle('Position',[121.875 -112.5 9.375 9.375], 'FaceColor',[0 0 0]);
rectangle('Position',[112.5 -121.875 9.375 9.375], 'FaceColor',[1 1 1]);
rectangle('Position',[121.875 -121.875 9.375 9.375], 'FaceColor',[0 0 0]);
rectangle('Position',[112.5 -131.25 9.375 9.375], 'FaceColor',[1 1 1]);
rectangle('Position',[121.875 -131.25 9.375 9.375], 'FaceColor',[0 0 0]);
rectangle('Position',[112.5 -140.625 9.375 9.375], 'FaceColor',[1 1 1]);
rectangle('Position',[121.875 -140.625 9.375 9.375], 'FaceColor',[0 0 0]);
rectangle('Position',[112.5 -150 9.375 9.375], 'FaceColor',[1 1 1]);
rectangle('Position',[121.875 -150 9.375 9.375], 'FaceColor',[0 0 0]);
rectangle('Position',[262.5 -28.125 9.375 9.375], 'FaceColor',[0 0 0]);
rectangle('Position',[271.875 -28.125 9.375 9.375], 'FaceColor',[1 1 1]);
rectangle('Position',[262.5 -37.5 9.375 9.375], 'FaceColor',[0 0 0]);
rectangle('Position',[271.875 -37.5 9.375 9.375], 'FaceColor',[1 1 1]);
rectangle('Position',[262.5 -46.875 9.375 9.375], 'FaceColor',[0 0 0]);
rectangle('Position',[271.875 -46.875 9.375 9.375], 'FaceColor',[1 1 1]);
rectangle('Position',[262.5 -56.25 9.375 9.375], 'FaceColor',[0 0 0]);
rectangle('Position',[271.875 -56.25 9.375 9.375], 'FaceColor',[1 1 1]);
rectangle('Position',[262.5 -65.625 9.375 9.375], 'FaceColor',[0 0 0]);
rectangle('Position',[271.875 -65.625 9.375 9.375], 'FaceColor',[1 1 1]);
rectangle('Position',[262.5 -75 9.375 9.375], 'FaceColor',[0 0 0]);
rectangle('Position',[271.875 -75 9.375 9.375], 'FaceColor',[1 1 1]);
rectangle('Position',[262.5 -84.375 9.375 9.375], 'FaceColor',[0 0 0]);
rectangle('Position',[271.875 -84.375 9.375 9.375], 'FaceColor',[1 1 1]);
rectangle('Position',[262.5 -93.75 9.375 9.375], 'FaceColor',[0 0 0]);
rectangle('Position',[271.875 -93.75 9.375 9.375], 'FaceColor',[1 1 1]);
rectangle('Position',[262.5 -103.125 9.375 9.375], 'FaceColor',[0 0 0]);
rectangle('Position',[271.875 -103.125 9.375 9.375], 'FaceColor',[1 1 1]);
rectangle('Position',[262.5 -112.5 9.375 9.375], 'FaceColor',[0 0 0]);
rectangle('Position',[271.875 -112.5 9.375 9.375], 'FaceColor',[1 1 1]);
rectangle('Position',[262.5 -121.875 9.375 9.375], 'FaceColor',[0 0 0]);
rectangle('Position',[271.875 -121.875 9.375 9.375], 'FaceColor',[1 1 1]);
rectangle('Position',[262.5 -131.25 9.375 9.375], 'FaceColor',[0 0 0]);
rectangle('Position',[271.875 -131.25 9.375 9.375], 'FaceColor',[1 1 1]);
rectangle('Position',[262.5 -140.625 9.375 9.375], 'FaceColor',[0 0 0]);
rectangle('Position',[271.875 -140.625 9.375 9.375], 'FaceColor',[1 1 1]);
rectangle('Position',[262.5 -150 9.375 9.375], 'FaceColor',[0 0 0]);
rectangle('Position',[271.875 -150 9.375 9.375], 'FaceColor',[1 1 1]);
rectangle('Position',[131.25 -271.875 9.375 9.375], 'FaceColor',[1 1 1]);
rectangle('Position',[140.625 -271.875 9.375 9.375], 'FaceColor',[1 1 1]);
rectangle('Position',[131.25 -281.25 9.375 9.375], 'FaceColor',[0 0 0]);
rectangle('Position',[140.625 -281.25 9.375 9.375], 'FaceColor',[0 0 0]);
rectangle('Position',[150 -271.875 9.375 9.375], 'FaceColor',[1 1 1]);
rectangle('Position',[159.375 -271.875 9.375 9.375], 'FaceColor',[1 1 1]);
rectangle('Position',[150 -281.25 9.375 9.375], 'FaceColor',[0 0 0]);
rectangle('Position',[159.375 -281.25 9.375 9.375], 'FaceColor',[0 0 0]);
rectangle('Position',[318.75 -421.875 9.375 9.375], 'FaceColor',[1 1 1]);
rectangle('Position',[328.125 -421.875 9.375 9.375], 'FaceColor',[0 0 0]);
rectangle('Position',[318.75 -431.25 9.375 9.375], 'FaceColor',[1 1 1]);
rectangle('Position',[328.125 -431.25 9.375 9.375], 'FaceColor',[0 0 0]);
rectangle('Position',[318.75 -440.625 9.375 9.375], 'FaceColor',[1 1 1]);
rectangle('Position',[328.125 -440.625 9.375 9.375], 'FaceColor',[0 0 0]);
rectangle('Position',[318.75 -450 9.375 9.375], 'FaceColor',[1 1 1]);
rectangle('Position',[328.125 -450 9.375 9.375], 'FaceColor',[0 0 0]);
rectangle('Position',[450 -421.875 9.375 9.375], 'FaceColor',[1 1 1]);
rectangle('Position',[459.375 -421.875 9.375 9.375], 'FaceColor',[1 1 1]);
rectangle('Position',[450 -431.25 9.375 9.375], 'FaceColor',[0 0 0]);
rectangle('Position',[459.375 -431.25 9.375 9.375], 'FaceColor',[0 0 0]);
rectangle('Position',[468.75 -421.875 9.375 9.375], 'FaceColor',[1 1 1]);
rectangle('Position',[478.125 -421.875 9.375 9.375], 'FaceColor',[1 1 1]);
rectangle('Position',[468.75 -431.25 9.375 9.375], 'FaceColor',[0 0 0]);
rectangle('Position',[478.125 -431.25 9.375 9.375], 'FaceColor',[0 0 0]);
rectangle('Position',[487.5 -421.875 9.375 9.375], 'FaceColor',[1 1 1]);
rectangle('Position',[496.875 -421.875 9.375 9.375], 'FaceColor',[1 1 1]);
rectangle('Position',[487.5 -431.25 9.375 9.375], 'FaceColor',[0 0 0]);
rectangle('Position',[496.875 -431.25 9.375 9.375], 'FaceColor',[0 0 0]);
rectangle('Position',[506.25 -421.875 9.375 9.375], 'FaceColor',[1 1 1]);
rectangle('Position',[515.625 -421.875 9.375 9.375], 'FaceColor',[1 1 1]);
rectangle('Position',[506.25 -431.25 9.375 9.375], 'FaceColor',[0 0 0]);
rectangle('Position',[515.625 -431.25 9.375 9.375], 'FaceColor',[0 0 0]);
rectangle('Position',[525 -421.875 9.375 9.375], 'FaceColor',[1 1 1]);
rectangle('Position',[534.375 -421.875 9.375 9.375], 'FaceColor',[1 1 1]);
rectangle('Position',[525 -431.25 9.375 9.375], 'FaceColor',[0 0 0]);
rectangle('Position',[534.375 -431.25 9.375 9.375], 'FaceColor',[0 0 0]);
rectangle('Position',[543.75 -421.875 9.375 9.375], 'FaceColor',[1 1 1]);
rectangle('Position',[553.125 -421.875 9.375 9.375], 'FaceColor',[1 1 1]);
rectangle('Position',[543.75 -431.25 9.375 9.375], 'FaceColor',[0 0 0]);
rectangle('Position',[553.125 -431.25 9.375 9.375], 'FaceColor',[0 0 0]);
rectangle('Position',[562.5 -421.875 9.375 9.375], 'FaceColor',[1 1 1]);
rectangle('Position',[571.875 -421.875 9.375 9.375], 'FaceColor',[1 1 1]);
rectangle('Position',[562.5 -431.25 9.375 9.375], 'FaceColor',[0 0 0]);
rectangle('Position',[571.875 -431.25 9.375 9.375], 'FaceColor',[0 0 0]);
rectangle('Position',[318.75 -459.375 9.375 9.375], 'FaceColor',[1 1 1]);
rectangle('Position',[328.125 -459.375 9.375 9.375], 'FaceColor',[0 0 0]);
rectangle('Position',[318.75 -468.75 9.375 9.375], 'FaceColor',[1 1 1]);
rectangle('Position',[328.125 -468.75 9.375 9.375], 'FaceColor',[0 0 0]);
rectangle('Position',[318.75 -478.125 9.375 9.375], 'FaceColor',[1 1 1]);
rectangle('Position',[328.125 -478.125 9.375 9.375], 'FaceColor',[0 0 0]);
rectangle('Position',[318.75 -487.5 9.375 9.375], 'FaceColor',[1 1 1]);
rectangle('Position',[328.125 -487.5 9.375 9.375], 'FaceColor',[0 0 0]);
rectangle('Position',[318.75 -496.875 9.375 9.375], 'FaceColor',[1 1 1]);
rectangle('Position',[328.125 -496.875 9.375 9.375], 'FaceColor',[0 0 0]);
rectangle('Position',[318.75 -506.25 9.375 9.375], 'FaceColor',[1 1 1]);
rectangle('Position',[328.125 -506.25 9.375 9.375], 'FaceColor',[0 0 0]);
rectangle('Position',[318.75 -515.625 9.375 9.375], 'FaceColor',[1 1 1]);
rectangle('Position',[328.125 -515.625 9.375 9.375], 'FaceColor',[0 0 0]);
rectangle('Position',[318.75 -525 9.375 9.375], 'FaceColor',[1 1 1]);
rectangle('Position',[328.125 -525 9.375 9.375], 'FaceColor',[0 0 0]);
rectangle('Position',[318.75 -534.375 9.375 9.375], 'FaceColor',[1 1 1]);
rectangle('Position',[328.125 -534.375 9.375 9.375], 'FaceColor',[0 0 0]);
rectangle('Position',[318.75 -543.75 9.375 9.375], 'FaceColor',[1 1 1]);
rectangle('Position',[328.125 -543.75 9.375 9.375], 'FaceColor',[0 0 0]);
rectangle('Position',[318.75 -553.125 9.375 9.375], 'FaceColor',[1 1 1]);
rectangle('Position',[328.125 -553.125 9.375 9.375], 'FaceColor',[0 0 0]);
rectangle('Position',[318.75 -562.5 9.375 9.375], 'FaceColor',[1 1 1]);
rectangle('Position',[328.125 -562.5 9.375 9.375], 'FaceColor',[0 0 0]);
rectangle('Position',[318.75 -571.875 9.375 9.375], 'FaceColor',[1 1 1]);
rectangle('Position',[328.125 -571.875 9.375 9.375], 'FaceColor',[0 0 0]);
rectangle('Position',[318.75 -581.25 9.375 9.375], 'FaceColor',[1 1 1]);
rectangle('Position',[328.125 -581.25 9.375 9.375], 'FaceColor',[0 0 0]);
X=[560,560,487.5,487.5,450,450,337.5,262.5,262.5,225,187.5,168.75,150,140.625,140.625,140.625,131.25,131.25,112.5,112.5,112.5,112.5,112.5,112.5,75,40];
Y=[-560,-560,-487.5,-487.5,-450,-450,-375,-337.5,-337.5,-337.5,-300,-281.25,-271.875,-271.875,-271.875,-271.875,-281.25,-300,-337.5,-375,-412.5,-450,-487.5,-525,-562.5,-560];
hold on;
plot(X,Y,'r');
legend('1841.49','Location','southoutside');
